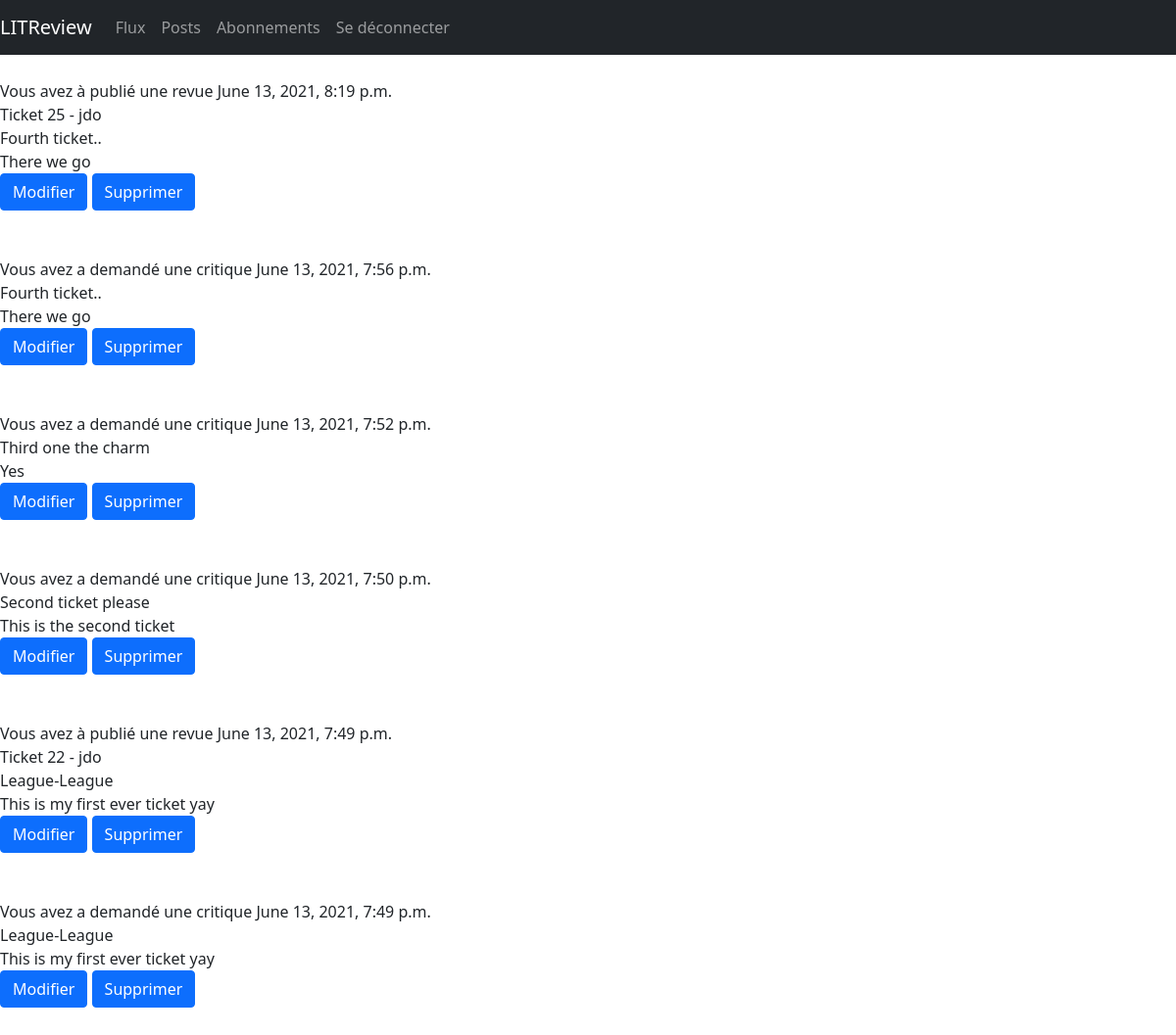
The page /posts (signed in) on the database as committed earlier.
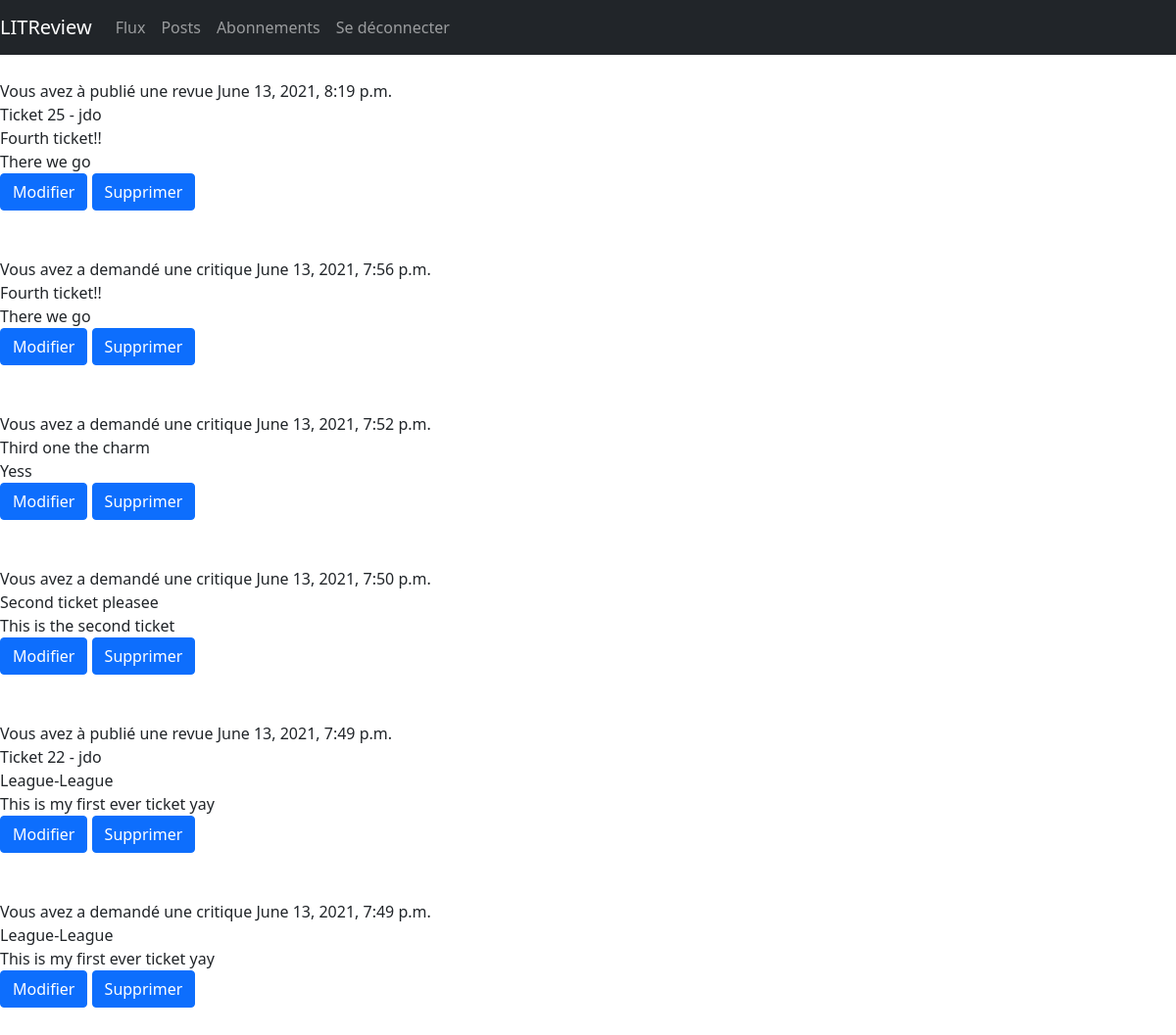
The same page on the database as committed later.
### p9books/models.py (models this page shows)
class Review(models.Model):
    ticket = models.ForeignKey(to=Ticket, on_delete=models.CASCADE)
    rating = models.PositiveSmallIntegerField(
        validators=[MinValueValidator(0), MaxValueValidator(5)])
    headline = models.CharField(max_length=128)
    body = models.CharField(max_length=8192, blank=True)
    user = models.ForeignKey(
        to=settings.AUTH_USER_MODEL, on_delete=models.CASCADE)
    time_created = models.DateTimeField(auto_now_add=True)

class Ticket(models.Model):
    title = models.CharField(max_length=128)
    description = models.TextField(max_length=2048, blank=True)
    user = models.ForeignKey(to=settings.AUTH_USER_MODEL,
                             on_delete=models.CASCADE)
    image = models.ImageField(null=True, blank=True)
    time_created = models.DateTimeField(auto_now_add=True)

### p9books/views.py (the view)
# urls.py: path('posts', views.posts, name="posts"),
@login_required(login_url='login')
def posts(request):
    user = request.user
    tickets = Ticket.objects.filter(user=user.id)
    reviews = Review.objects.filter(user=user.id)
    combined = sorted(chain(tickets, reviews),
                      key=lambda instance: instance.time_created,
                      reverse=True)
    return render(request, 'posts.html', context={'objects': combined})

### p9books/templates/posts.html
{% extends "base.html" %}
{% block content %}
<div>
    {% for obj in objects %}
        {% if obj.title %}
            <span>
                Vous avez a demandé une critique {{obj.time_created}}<br>
                {{obj.title}}<br>
                {{obj.description}}<br>
                <a href="{% url 'edit-ticket' obj.id %}" class="btn btn-primary">Modifier</a>
                <a href="{% url 'delete-ticket' obj.id %}" class="btn btn-primary">Supprimer</a>
            </span><br><br><br>
        {% else %}
            <span>
                Vous avez à publié une revue {{obj.time_created}}<br>
                Ticket {{obj.ticket.id}} - {{obj.ticket.user}}<br>
                {{obj.ticket.title}}<br>
                {{obj.ticket.description}}<br>
                <a href="{% url 'edit-review' obj.id %}" class="btn btn-primary">Modifier</a>
                <a href="{% url 'delete-review' obj.id %}" class="btn btn-primary">Supprimer</a>
            </span><br><br><br>
        {% endif %}
    {% endfor %}
</div>
{% endblock %}

Rows that differ between the two databases and show on the page:
changed through a linked row, Review "There we go": ticket "Fourth ticket.." → "Fourth ticket!!"
changed Ticket "There we go": title "Fourth ticket.." → "Fourth ticket!!"
changed Ticket "Third one the charm": description "Yes" → "Yess"
changed Ticket "This is the second ticket": title "Second ticket please" → "Second ticket pleasee"
